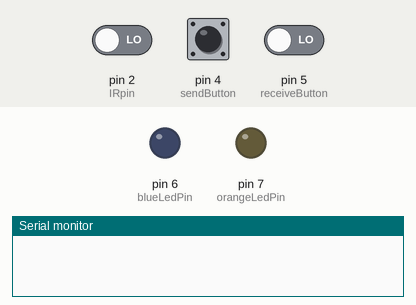
The sketch below on a simulated Arduino Uno, built with avr-gcc and run on an emulated ATmega328P. Shown: output pins drawn as LEDs (lit = HIGH), the last lines printed to the serial monitor. Dashed ring = blinking. Inputs (shaded band) come from the test bench; at power-on: pin 4 (sendButton) LOW, pin 5 (receiveButton) LOW, pin 2 (IRpin) LOW.

Above: at 1.2 s.
1.3 s: pin 4 (sendButton) pulled HIGH for 0.15 s
At 1.4 s:
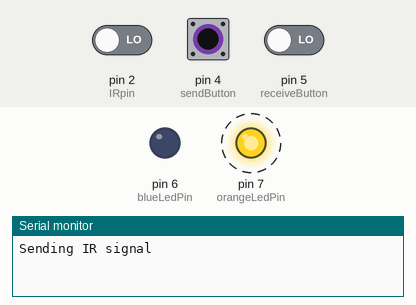
4.4 s: pin 5 (receiveButton) driven HIGH
7.4 s: pin 4 (sendButton) pulled HIGH for 1 s
At 15.0 s:
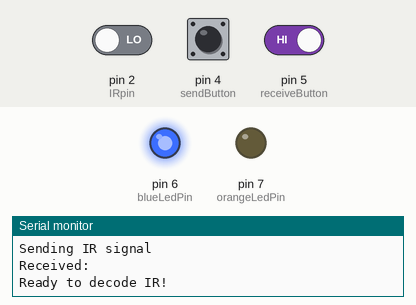
Timing chart, 0 to 16.6 s (numbered marks = the images above; inputs shaded):
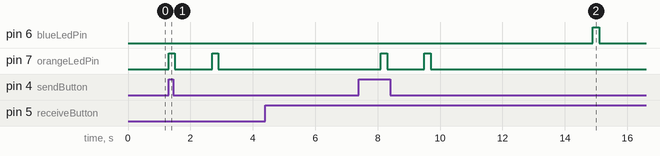

The sketch:

read-send-ir.ino
```cpp
// (licence header left out)
// We need to use the 'raw' pin reading methods
// because timing is very important here and the digitalRead()
// procedure is slower!
#include "Arduino.h"
#include <stdint.h>

#define IRpin_PIN PIND
#define IRpin 2

// The maximum pulse we'll listen for - 65 milliseconds is a long time
#define MAXPULSE 65000

// Timing resolution
#define RESOLUTION 20

int IRledPin =  3;      // IR emitter LED connected to digital pin 3
int orangeLedPin =  7;  // Orange LED connected to digital pin 7
int sendButton = 4;     // "Send" push-button connected to digital pin 4
int blueLedPin =  6;    // Blue LED connected to digital pin 6
int receiveButton = 5;     // "Receive" push-button connected to digital pin 5

int sendButtonState = 0;
int receiveButtonState = 0;

// Store up to 100 pulse pairs
uint16_t pulses[100][2]; // Pair is high and low pulse
uint8_t currentpulse = 0; // Index for pulses we're storing
uint8_t sendpulse = 0; // Index for send pulses

// This procedure sends a 38KHz pulse to the IRledPin for a certain # of microseconds.
void pulseIR(long microsecs) {

  cli();  // Turn off any background interrupts

  while (microsecs > 0) {
   // 38 kHz is about 13 microseconds high and 13 microseconds low
   digitalWrite(IRledPin, HIGH);  // 3 microseconds
   delayMicroseconds(9);         /* hang out for 10 microseconds,
                                     you can also change this to 9 if its not working */
   digitalWrite(IRledPin, LOW);   // 3 microseconds
   delayMicroseconds(9);         /* hang out for 10 microseconds,
                                     you can also change this to 9 if its not working */

   // So 26 microseconds altogether
   microsecs -= 24;
  }

  sei();  // Turn them back on
}

void SendIRCode() {

  for (uint8_t i = 0; i < sendpulse; i++) {

    if (i != 0){
    delayMicroseconds(pulses[i][0] * RESOLUTION);
    }

    pulseIR(pulses[i][1] * RESOLUTION);
  }
}

void setup() {
  // Initialize the Orange LED pin as an output
  pinMode(orangeLedPin, OUTPUT);
  // Initialize the "Send" push-button pin as an input
  pinMode(sendButton, INPUT);
  // Initialize the Orange LED pin as an output
  pinMode(blueLedPin, OUTPUT);
  // Initialize the "Send" push-button pin as an input
  pinMode(receiveButton, INPUT);
  // Set uart baudrate
  Serial.begin(9600);
}

void printpulses(void) {
  Serial.println("\n\r\n\rReceived:");
  for (uint8_t i = 0; i < currentpulse; i++) {

    if (i != 0){
    Serial.print("delayMicroseconds(");
    Serial.print(pulses[i][0] * RESOLUTION);
    Serial.println(");");
    }
    Serial.print("pulseIR(");
    Serial.print(pulses[i][1] * RESOLUTION);
    Serial.println(");");
  }
  delay(1000);
  digitalWrite(orangeLedPin, HIGH);
  delay(200);
  digitalWrite(orangeLedPin, LOW);
  delay(200);

/*  // Print it in a 'array' format
  Serial.println("int IRsignal[] = {");
  Serial.println("// ON, OFF (in 10's of microseconds)");
  for (uint8_t i = 0; i < currentpulse-1; i++) {
    Serial.print("\t"); // tab
    Serial.print(pulses[i][1] * RESOLUTION / 10, DEC);
    Serial.print(", ");
    Serial.print(pulses[i+1][0] * RESOLUTION / 10, DEC);
    Serial.println(",");
  }
  Serial.print("\t"); // tab
  Serial.print(pulses[currentpulse-1][1] * RESOLUTION / 10, DEC);
  Serial.print(", 0};");
*/
}

void loop() {
   // Read the state of the "Send" push-button value
  sendButtonState = digitalRead(sendButton);
  // Read the state of the "Receive" push-button value
  receiveButtonState = digitalRead(receiveButton);

if (sendButtonState == HIGH) {
    Serial.println("Sending IR signal");
    digitalWrite(orangeLedPin, HIGH);
    delay(200);
    digitalWrite(orangeLedPin, LOW);
    delay(200);

    printpulses();
    SendIRCode();
    //delay(15);  // wait 15 milliseconds before sending it again
    //SendIRCode();  // repeat IR code if it is neccesary

    delay(5000);  // wait 5 seconds to resend the code
    }

 if ((receiveButtonState==HIGH) || (currentpulse != 0)){

   if (receiveButtonState==HIGH){
    Serial.println("Ready to decode IR!");
    digitalWrite(blueLedPin, HIGH);
    delay(200);
    digitalWrite(blueLedPin, LOW);
    delay(200);
   }

  uint16_t highpulse, lowpulse; // Temporary storage timing
  highpulse = lowpulse = 0; // Start out with no pulse length

    while (IRpin_PIN & (1 << IRpin)) {
     // count off another few microseconds
     highpulse++;
     delayMicroseconds(RESOLUTION);

     // If the pulse is too long, we 'timed out' - either nothing
     // was received or the code is finished, so print what
     // we've grabbed so far, and then reset
     if ((highpulse >= MAXPULSE) && (currentpulse != 0)) {
       printpulses();
       sendpulse=currentpulse;
       currentpulse=0;
       return;
     }
  }
  // we didn't time out so lets stash the reading
  pulses[currentpulse][0] = highpulse;

  // same as above
  while (! (IRpin_PIN & _BV(IRpin))) {
     // pin is still LOW
     lowpulse++;
     delayMicroseconds(RESOLUTION);
     if ((lowpulse >= MAXPULSE) && (currentpulse != 0)) {
       printpulses();
       sendpulse=currentpulse;
       currentpulse=0;
       return;
     }
  }
  pulses[currentpulse][1] = lowpulse;

  // we read one high-low pulse successfully, continue!
  currentpulse++;

 }
}
```

Measured:
- after the input at 1.3 s, pin 7 (orangeLedPin): alternates HIGH for 0.20 s and LOW for 1.2 s, starting at once
- after the input at 4.4 s, every drawn part: stays the same
- after the input at 7.4 s, pin 7 (orangeLedPin): alternates HIGH for 0.20 s and LOW for 1.2 s, 4 changes in all, then stays LOW, starting after 0.70 s
